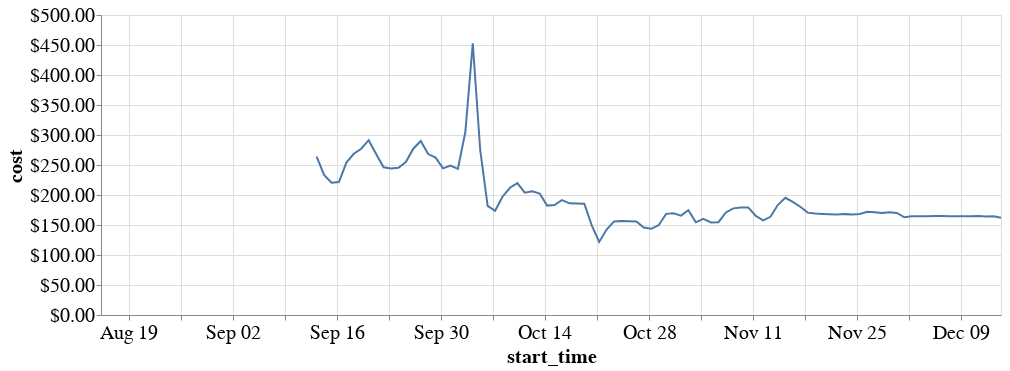

Notebook code for this chart:
### Markdown cell above
## Daily cloud costs

### Code cell
alt.Chart(cost, width=900).mark_line().encode(
    x='start_time',
    y=alt.Y('cost', axis=alt.Axis(format="$.2f"))
)

### Figure 1 — Vega-Lite specification as saved in the notebook (floating-point values rounded to 4 significant figures)
{"$schema": "https://vega.github.io/schema/vega-lite/v2.6.0.json", "config": {"axis": {"labelFontSize": 20, "titleFontSize": 20}}, "data": {"name": "data-e1a6ecb613e6b4b772489f2dc1fc7a71"}, "datasets": {"data-e1a6ecb613e6b4b772489f2dc1fc7a71": [{"cost": 40.16, "start_time": "2018-09-12T00:00:00-07:00"}, {"cost": 264.0, "start_time": "2018-09-13T00:00:00-07:00"}, {"cost": 233.4, "start_time": "2018-09-14T00:00:00-07:00"}, {"cost": 220.5, "start_time": "2018-09-15T00:00:00-07:00"}, {"cost": 221.5, "start_time": "2018-09-16T00:00:00-07:00"}, {"cost": 254.1, "start_time": "2018-09-17T00:00:00-07:00"}, {"cost": 268.7, "start_time": "2018-09-18T00:00:00-07:00"}, {"cost": 277.0, "start_time": "2018-09-19T00:00:00-07:00"}, {"cost": 291.3, "start_time": "2018-09-20T00:00:00-07:00"}, {"cost": 268.4, "start_time": "2018-09-21T00:00:00-07:00"}, {"cost": 246.1, "start_time": "2018-09-22T00:00:00-07:00"}, {"cost": 244.2, "start_time": "2018-09-23T00:00:00-07:00"}, {"cost": 245.5, "start_time": "2018-09-24T00:00:00-07:00"}, {"cost": 254.9, "start_time": "2018-09-25T00:00:00-07:00"}, {"cost": 277.2, "start_time": "2018-09-26T00:00:00-07:00"}, {"cost": 290.0, "start_time": "2018-09-27T00:00:00-07:00"}, {"cost": 268.3, "start_time": "2018-09-28T00:00:00-07:00"}, {"cost": 262.4, "start_time": "2018-09-29T00:00:00-07:00"}, {"cost": 244.4, "start_time": "2018-09-30T00:00:00-07:00"}, {"cost": 249.0, "start_time": "2018-10-01T00:00:00-07:00"}, {"cost": 243.5, "start_time": "2018-10-02T00:00:00-07:00"}, {"cost": 304.9, "start_time": "2018-10-03T00:00:00-07:00"}, {"cost": 453.0, "start_time": "2018-10-04T00:00:00-07:00"}, {"cost": 275.0, "start_time": "2018-10-05T00:00:00-07:00"}, {"cost": 181.8, "start_time": "2018-10-06T00:00:00-07:00"}, {"cost": 173.6, "start_time": "2018-10-07T00:00:00-07:00"}, {"cost": 197.1, "start_time": "2018-10-08T00:00:00-07:00"}, {"cost": 212.1, "start_time": "2018-10-09T00:00:00-07:00"}, {"cost": 219.8, "start_time": "2018-10-10T00:00:00-07:00"}, {"cost": 203.8, "start_time": "2018-10-11T00:00:00-07:00"}, {"cost": 206.1, "start_time": "2018-10-12T00:00:00-07:00"}, {"cost": 202.4, "start_time": "2018-10-13T00:00:00-07:00"}, {"cost": 182.3, "start_time": "2018-10-14T00:00:00-07:00"}, {"cost": 183.3, "start_time": "2018-10-15T00:00:00-07:00"}, {"cost": 191.6, "start_time": "2018-10-16T00:00:00-07:00"}, {"cost": 186.1, "start_time": "2018-10-17T00:00:00-07:00"}, {"cost": 185.8, "start_time": "2018-10-18T00:00:00-07:00"}, {"cost": 185.5, "start_time": "2018-10-19T00:00:00-07:00"}, {"cost": 149.5, "start_time": "2018-10-20T00:00:00-07:00"}, {"cost": 121.8, "start_time": "2018-10-21T00:00:00-07:00"}, {"cost": 142.4, "start_time": "2018-10-22T00:00:00-07:00"}, {"cost": 155.9, "start_time": "2018-10-23T00:00:00-07:00"}, {"cost": 156.9, "start_time": "2018-10-24T00:00:00-07:00"}, {"cost": 156.4, "start_time": "2018-10-25T00:00:00-07:00"}, {"cost": 155.9, "start_time": "2018-10-26T00:00:00-07:00"}, {"cost": 145.9, "start_time": "2018-10-27T00:00:00-07:00"}, {"cost": 143.6, "start_time": "2018-10-28T00:00:00-07:00"}, {"cost": 149.6, "start_time": "2018-10-29T00:00:00-07:00"}, {"cost": 168.6, "start_time": "2018-10-30T00:00:00-07:00"}, {"cost": 169.5, "start_time": "2018-10-31T00:00:00-07:00"}, {"cost": 165.7, "start_time": "2018-11-01T00:00:00-07:00"}, {"cost": 174.7, "start_time": "2018-11-02T00:00:00-07:00"}, {"cost": 154.5, "start_time": "2018-11-03T00:00:00-07:00"}, {"cost": 160.2, "start_time": "2018-11-04T00:00:00-07:00"}, {"cost": 154.2, "start_time": "2018-11-05T00:00:00-08:00"}, {"cost": 154.7, "start_time": "2018-11-06T00:00:00-08:00"}, {"cost": 170.9, "start_time": "2018-11-07T00:00:00-08:00"}, {"cost": 177.7, "start_time": "2018-11-08T00:00:00-08:00"}, {"cost": 179.0, "start_time": "2018-11-09T00:00:00-08:00"}, {"cost": 179.3, "start_time": "2018-11-10T00:00:00-08:00"}, {"cost": 165.4, "start_time": "2018-11-11T00:00:00-08:00"}, {"cost": 157.6, "start_time": "2018-11-12T00:00:00-08:00"}, {"cost": 163.7, "start_time": "2018-11-13T00:00:00-08:00"}, {"cost": 183.7, "start_time": "2018-11-14T00:00:00-08:00"}, {"cost": 195.3, "start_time": "2018-11-15T00:00:00-08:00"}, {"cost": 188.5, "start_time": "2018-11-16T00:00:00-08:00"}, {"cost": 180.4, "start_time": "2018-11-17T00:00:00-08:00"}, {"cost": 170.6, "start_time": "2018-11-18T00:00:00-08:00"}, {"cost": 169.1, "start_time": "2018-11-19T00:00:00-08:00"}, {"cost": 168.5, "start_time": "2018-11-20T00:00:00-08:00"}, {"cost": 168.1, "start_time": "2018-11-21T00:00:00-08:00"}, {"cost": 167.4, "start_time": "2018-11-22T00:00:00-08:00"}, {"cost": 168.1, "start_time": "2018-11-23T00:00:00-08:00"}, {"cost": 167.7, "start_time": "2018-11-24T00:00:00-08:00"}, {"cost": 168.4, "start_time": "2018-11-25T00:00:00-08:00"}, {"cost": 172.0, "start_time": "2018-11-26T00:00:00-08:00"}, {"cost": 171.2, "start_time": "2018-11-27T00:00:00-08:00"}, {"cost": 170.2, "start_time": "2018-11-28T00:00:00-08:00"}, {"cost": 171.2, "start_time": "2018-11-29T00:00:00-08:00"}, {"cost": 170.1, "start_time": "2018-11-30T00:00:00-08:00"}, {"cost": 162.9, "start_time": "2018-12-01T00:00:00-08:00"}, {"cost": 164.6, "start_time": "2018-12-02T00:00:00-08:00"}, {"cost": 164.5, "start_time": "2018-12-03T00:00:00-08:00"}, {"cost": 164.5, "start_time": "2018-12-04T00:00:00-08:00"}, {"cost": 165.2, "start_time": "2018-12-05T00:00:00-08:00"}, {"cost": 165.0, "start_time": "2018-12-06T00:00:00-08:00"}, {"cost": 164.4, "start_time": "2018-12-07T00:00:00-08:00"}, {"cost": 164.6, "start_time": "2018-12-08T00:00:00-08:00"}, {"cost": 164.6, "start_time": "2018-12-09T00:00:00-08:00"}, {"cost": 164.5, "start_time": "2018-12-10T00:00:00-08:00"}, {"cost": 164.9, "start_time": "2018-12-11T00:00:00-08:00"}, {"cost": 164.3, "start_time": "2018-12-12T00:00:00-08:00"}, {"cost": 164.6, "start_time": "2018-12-13T00:00:00-08:00"}, {"cost": 162.1, "start_time": "2018-12-14T00:00:00-08:00"}, {"cost": null, "start_time": "2018-08-15T00:00:00-07:00"}, {"cost": null, "start_time": "2018-08-16T00:00:00-07:00"}, {"cost": null, "start_time": "2018-08-17T00:00:00-07:00"}, {"cost": null, "start_time": "2018-08-18T00:00:00-07:00"}, {"cost": null, "start_time": "2018-08-19T00:00:00-07:00"}, {"cost": null, "start_time": "2018-08-20T00:00:00-07:00"}, {"cost": null, "start_time": "2018-08-21T00:00:00-07:00"}, {"cost": null, "start_time": "2018-08-22T00:00:00-07:00"}, {"cost": null, "start_time": "2018-08-23T00:00:00-07:00"}, {"cost": null, "start_time": "2018-08-24T00:00:00-07:00"}, {"cost": null, "start_time": "2018-08-25T00:00:00-07:00"}, {"cost": null, "start_time": "2018-08-26T00:00:00-07:00"}, {"cost": null, "start_time": "2018-08-27T00:00:00-07:00"}, {"cost": null, "start_time": "2018-08-28T00:00:00-07:00"}, {"cost": null, "start_time": "2018-08-29T00:00:00-07:00"}, {"cost": null, "start_time": "2018-08-30T00:00:00-07:00"}, {"cost": null, "start_time": "2018-08-31T00:00:00-07:00"}, {"cost": null, "start_time": "2018-09-01T00:00:00-07:00"}, {"cost": null, "start_time": "2018-09-02T00:00:00-07:00"}, {"cost": null, "start_time": "2018-09-03T00:00:00-07:00"}, {"cost": null, "start_time": "2018-09-04T00:00:00-07:00"}, {"cost": null, "start_time": "2018-09-05T00:00:00-07:00"}, {"cost": null, "start_time": "2018-09-06T00:00:00-07:00"}, {"cost": null, "start_time": "2018-09-07T00:00:00-07:00"}, {"cost": null, "start_time": "2018-09-08T00:00:00-07:00"}, {"cost": null, "start_time": "2018-09-09T00:00:00-07:00"}, {"cost": null, "start_time": "2018-09-10T00:00:00-07:00"}, {"cost": null, "start_time": "2018-09-11T00:00:00-07:00"}, {"cost": null, "start_time": "2018-09-12T00:00:00-07:00"}]}, "encoding": {"x": {"field": "start_time", "type": "temporal"}, "y": {"axis": {"format": "$.2f"}, "field": "cost", "type": "quantitative"}}, "mark": "line", "width": 900}
